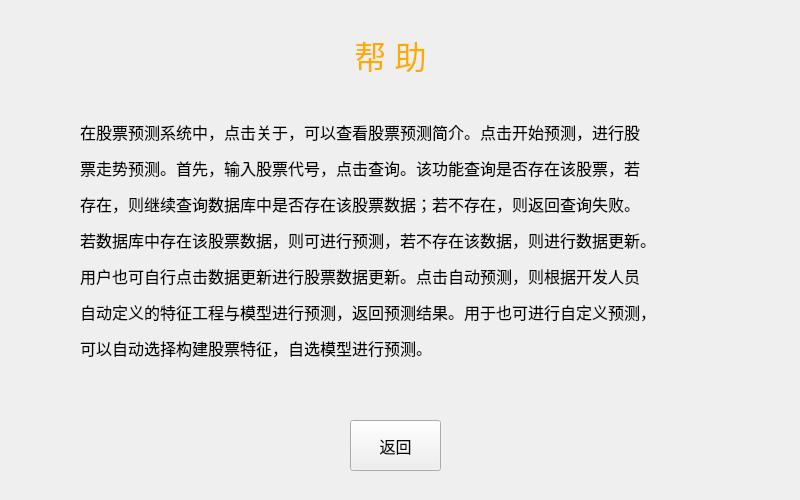
<?xml version="1.0" encoding="UTF-8"?>
<ui version="4.0">
 <class>help</class>
 <widget class="QWidget" name="help">
  <property name="geometry">
   <rect>
    <x>0</x>
    <y>0</y>
    <width>800</width>
    <height>500</height>
   </rect>
  </property>
  <property name="windowTitle">
   <string>helpwindow</string>
  </property>
  <widget class="QLabel" name="label_3">
   <property name="geometry">
    <rect>
     <x>200</x>
     <y>20</y>
     <width>381</width>
     <height>71</height>
    </rect>
   </property>
   <property name="font">
    <font>
     <family>黑体</family>
    </font>
   </property>
   <property name="text">
    <string>&lt;html&gt;&lt;head/&gt;&lt;body&gt;&lt;p align=&quot;center&quot;&gt;&lt;span style=&quot; font-size:24pt; color:#ffaa00;&quot;&gt;帮 助&lt;/span&gt;&lt;/p&gt;&lt;/body&gt;&lt;/html&gt;</string>
   </property>
  </widget>
  <widget class="QPushButton" name="pushButton_4">
   <property name="geometry">
    <rect>
     <x>350</x>
     <y>420</y>
     <width>91</width>
     <height>51</height>
    </rect>
   </property>
   <property name="font">
    <font>
     <family>黑体</family>
     <pointsize>12</pointsize>
    </font>
   </property>
   <property name="text">
    <string>返回</string>
   </property>
  </widget>
  <widget class="QLabel" name="label_4">
   <property name="geometry">
    <rect>
     <x>80</x>
     <y>110</y>
     <width>641</width>
     <height>261</height>
    </rect>
   </property>
   <property name="text">
    <string>&lt;html&gt;&lt;head/&gt;&lt;body&gt;&lt;p&gt;&lt;span style=&quot; font-size:12pt;&quot;&gt;在股票预测系统中，点击关于，可以查看股票预测简介。点击开始预测，进行股&lt;/span&gt;&lt;/p&gt;&lt;p&gt;&lt;span style=&quot; font-size:12pt;&quot;&gt;票走势预测。首先，输入股票代号，点击查询。该功能查询是否存在该股票，若&lt;/span&gt;&lt;/p&gt;&lt;p&gt;&lt;span style=&quot; font-size:12pt;&quot;&gt;存在，则继续查询数据库中是否存在该股票数据；若不存在，则返回查询失败。&lt;/span&gt;&lt;/p&gt;&lt;p&gt;&lt;span style=&quot; font-size:12pt;&quot;&gt;若数据库中存在该股票数据，则可进行预测，若不存在该数据，则进行数据更新。&lt;/span&gt;&lt;/p&gt;&lt;p&gt;&lt;span style=&quot; font-size:12pt;&quot;&gt;用户也可自行点击数据更新进行股票数据更新。点击自动预测，则根据开发人员&lt;/span&gt;&lt;/p&gt;&lt;p&gt;&lt;span style=&quot; font-size:12pt;&quot;&gt;自动定义的特征工程与模型进行预测，返回预测结果。用于也可进行自定义预测，&lt;/span&gt;&lt;/p&gt;&lt;p&gt;&lt;span style=&quot; font-size:12pt;&quot;&gt;可以自动选择构建股票特征，自选模型进行预测。&lt;/span&gt;&lt;/p&gt;&lt;/body&gt;&lt;/html&gt;</string>
   </property>
  </widget>
 </widget>
 <resources/>
 <connections/>
</ui>
